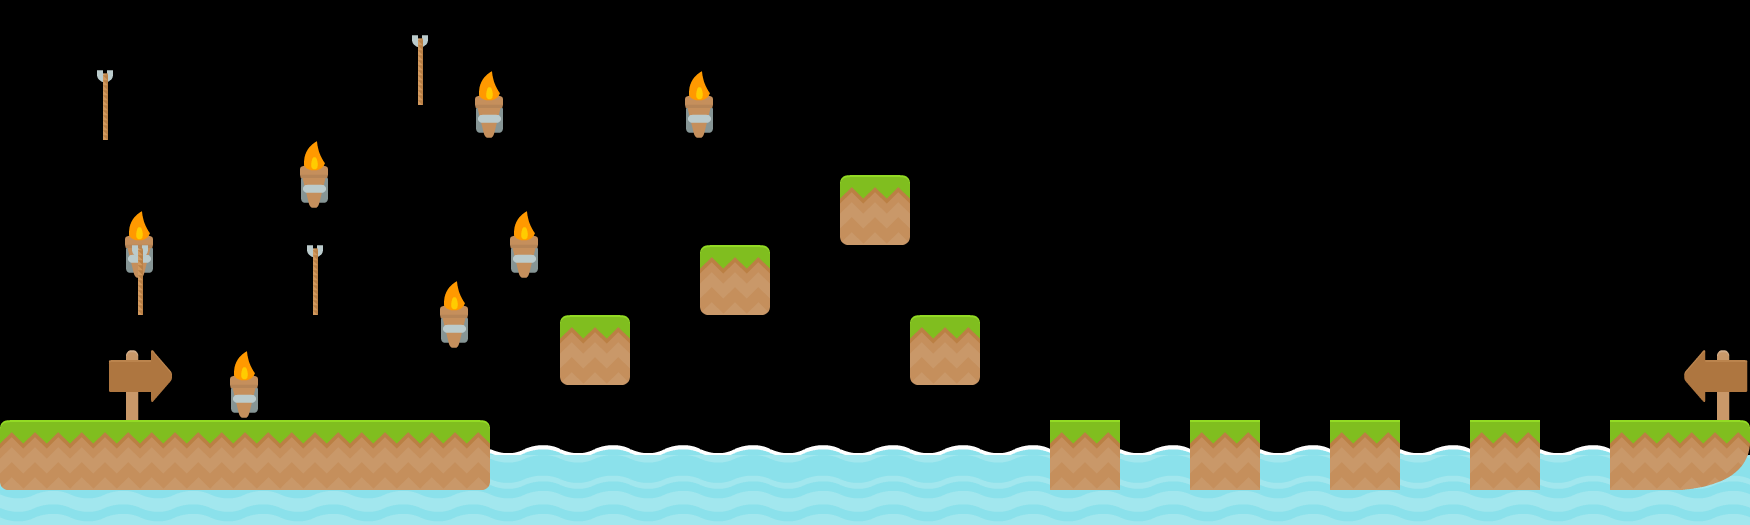

A level layout from a 2D game, rendered from its tile map. Below: a short description, then the map file with tile-grid data replaced by summaries:
An orthogonal 50x15 tile map with 35x35 px tiles, 3 tile layers (Background, PLATFORMS, placements for letters).

<map version="1.0" orientation="orthogonal" renderorder="right-down" width="50" height="15" tilewidth="35" tileheight="35" nextobjectid="1">
 <tileset firstgid="1" name="tiles_spritesheet" tilewidth="70" tileheight="70" spacing="2" tilecount="156">
  <image source="../../Graphics/tiles_spritesheet.png" width="914" height="936" />
 </tileset>
 <layer name="Background" width="50" height="15">
  <data>[750 cells, 51 non-empty, 6 distinct tile ids]</data>
 </layer>
 <layer name="PLATFORMS" width="50" height="15">
  <data>[750 cells, 17 non-empty, 5 distinct tile ids]</data>
 </layer>
 <layer name="placements for letters" width="50" height="15">
  <data>[750 cells, 4 non-empty, 1 distinct tile ids]</data>
 </layer>
</map>
